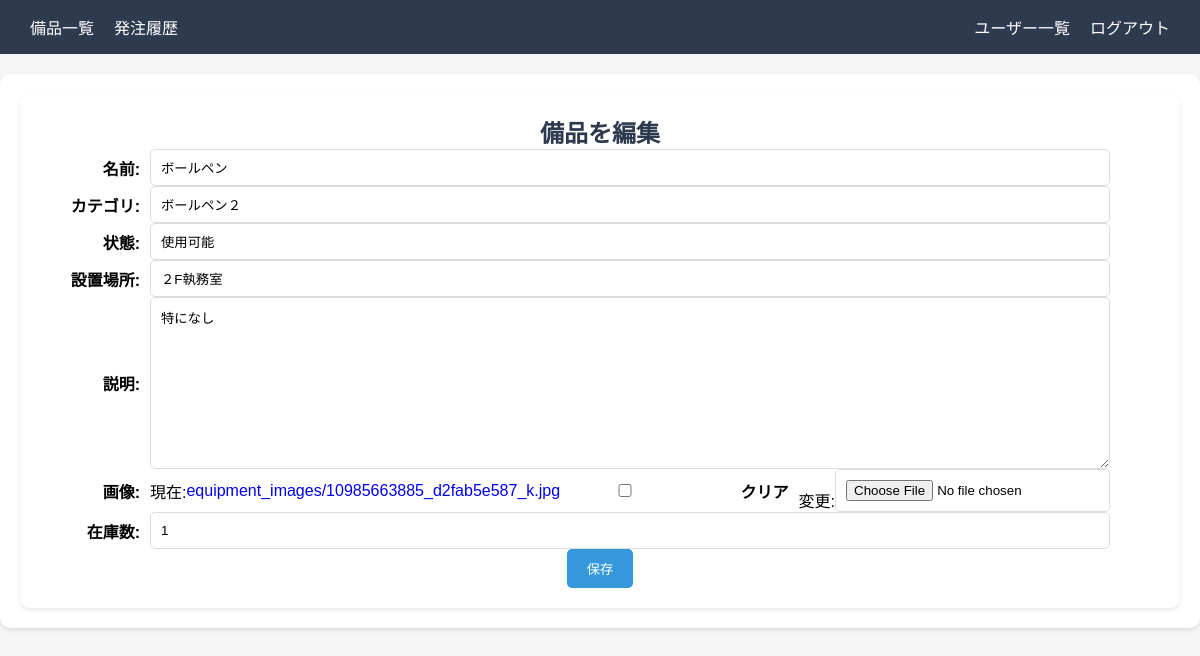
The app's page /equipment/1/edit/ (signed in), older data.
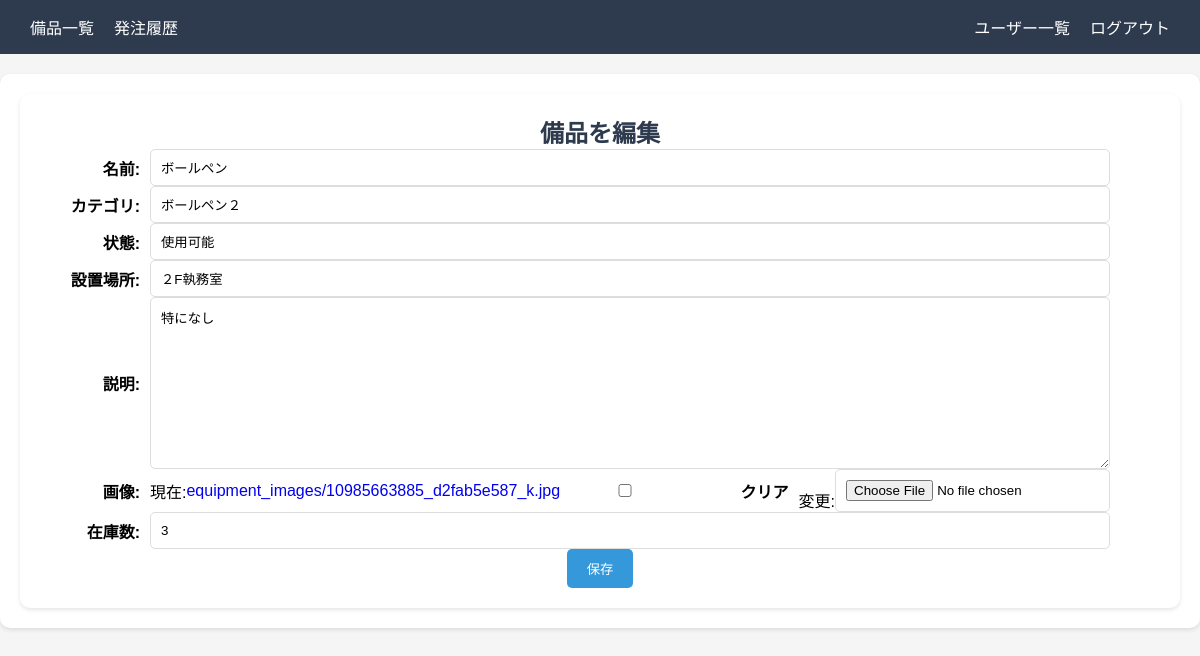
The same page, newer data.
### equipment/models.py (models this page shows, shortened)
class Equipment(models.Model):
    name = models.CharField("名前", max_length=100)
    category = models.CharField("カテゴリ", max_length=100)
    status = models.CharField("状態", max_length=100)
    location = models.CharField("設置場所", max_length=100)
    description = models.TextField("説明")
    image = models.ImageField("画像", upload_to='equipment_images/', null=True, blank=True)
    quantity = models.PositiveIntegerField("在庫数", default=1)

### equipment/views.py (the view)
# urls.py: path('equipment/<int:pk>/edit/', views.edit_equipment, name='edit_equipment'),
@login_required
def edit_equipment(request, pk):
    equipment = get_object_or_404(Equipment, pk=pk)
    if request.method == "POST":
        form = EquipmentForm(request.POST, request.FILES, instance=equipment)
        if form.is_valid():
            form.save()
            return redirect('equipment_detail', pk=equipment.pk)  # リダイレクト先のURLパターンを確認
    else:
        form = EquipmentForm(instance=equipment)
    return render(request, 'equipment/edit_equipment.html', {'form': form, 'equipment': equipment})

### equipment/forms.py
class EquipmentForm(forms.ModelForm):
    class Meta:
        model = Equipment
        fields = ['name', 'category', 'status', 'location', 'description', 'image', 'quantity']
        labels = {
            'name': '名前',
            'category': 'カテゴリ',
            'status': '状態',
            'location': '設置場所',
            'description': '説明',
            'image': '画像',
            'quantity': '在庫数',
        }

### templates/equipment/edit_equipment.html (shortened to what this page needs)
{% extends 'base.html' %}
{% block content %}
<div class="form-container">
  <h1>備品を編集</h1>
  <form method="post" enctype="multipart/form-data">
    <div class="form-group">
      {{ form.name.label_tag }}
      {{ form.name }}
    </div>
    <div class="form-group">
      {{ form.category.label_tag }}
      {{ form.category }}
    </div>
    <div class="form-group">
      {{ form.status.label_tag }}
      {{ form.status }}
    </div>
    <div class="form-group">
      {{ form.location.label_tag }}
      {{ form.location }}
    </div>
    <div class="form-group">
      {{ form.description.label_tag }}
      {{ form.description }}
    </div>
    <div class="form-group">
      {{ form.image.label_tag }}
      {{ form.image }}
    </div>
    <div class="form-group">
      {{ form.quantity.label_tag }}
      {{ form.quantity }}
    </div>
    <button type="submit" class="btn">保存</button>
  </form>
</div>
{% endblock %}

Row changes from the older to the newer data that the page shows:
changed Equipment "ボールペン": quantity "1" → "3"
